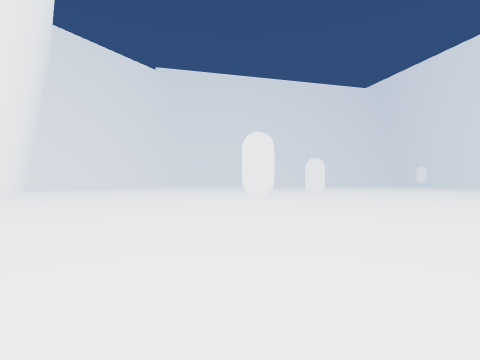
View 1 (above)

22 first-person views from a walk through a Unity game level. The camera is 1.2 m above the floor, looks level and sees 85° across. The floor is counted in squares, 2 m on a side. Each view is taken from the middle of a square. On the plan, view 1 faces up. The plan holds only what a view shows up to about 9 squares ahead; the rest is blank. The place goes on beyond the plan. The player is left out.

View 2
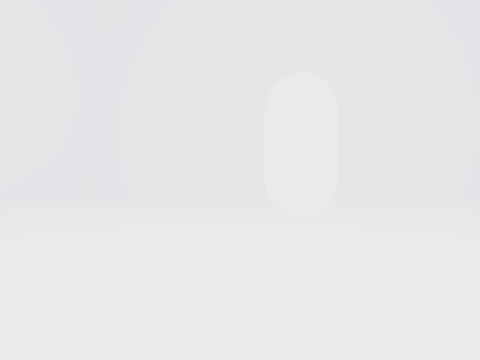

View 3
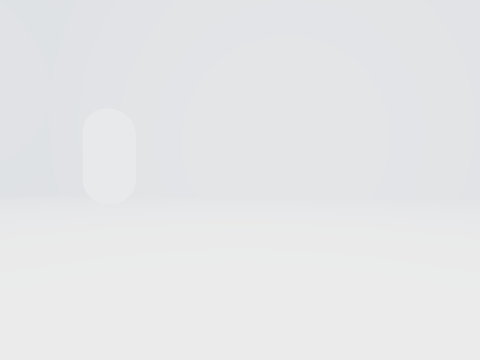

View 4
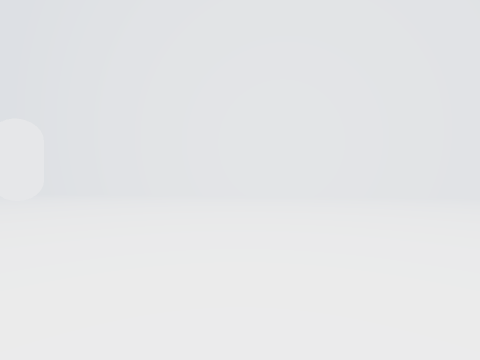

View 5
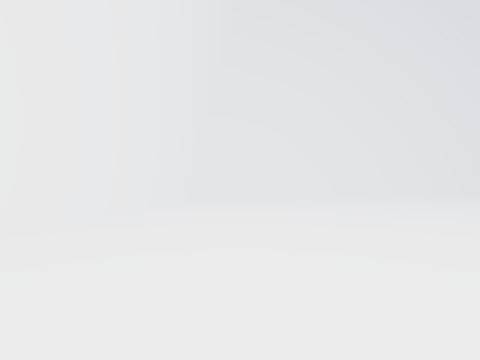

View 6
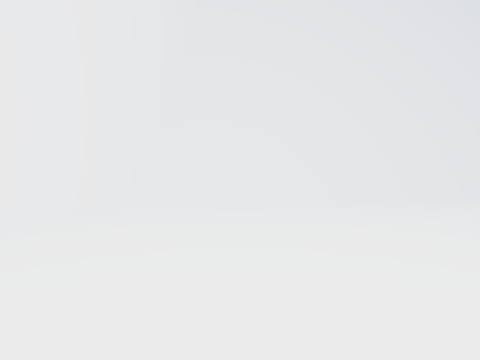

View 7
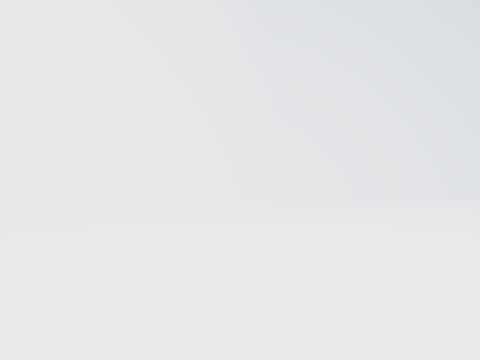

View 8
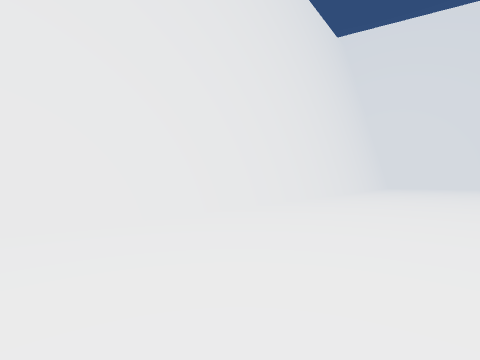

View 9
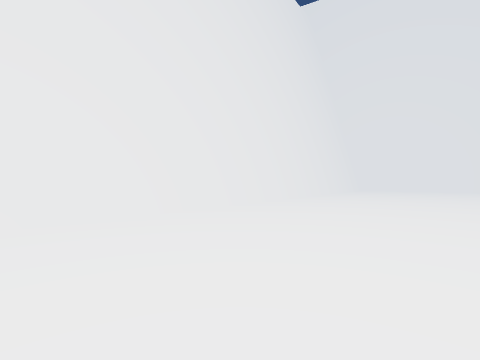

View 10
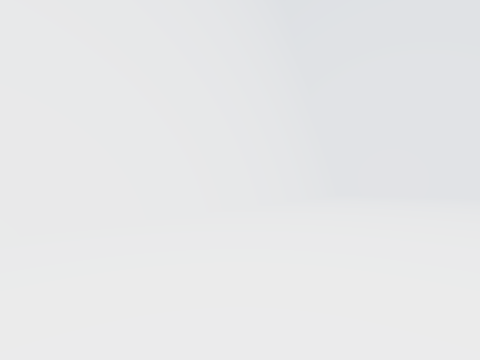

View 11
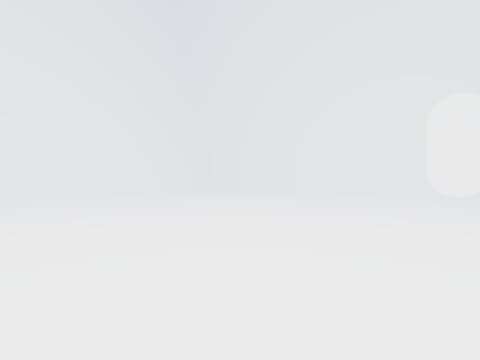

View 12
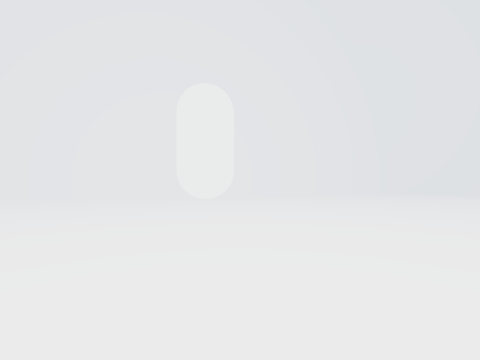

View 13
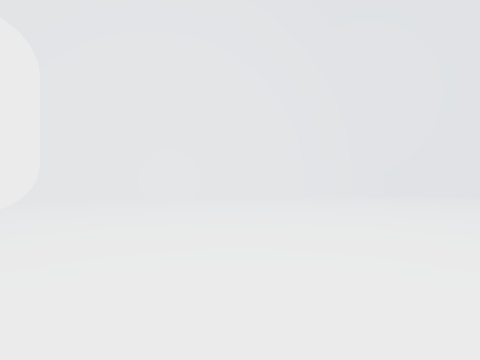

View 14
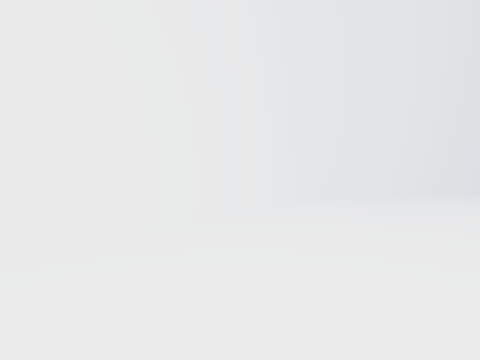

View 15
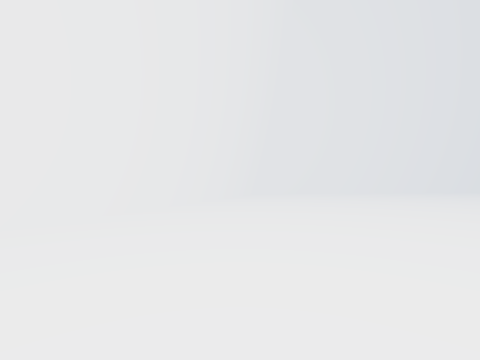

View 16
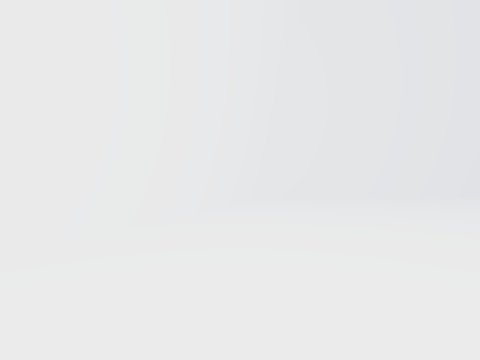

View 17
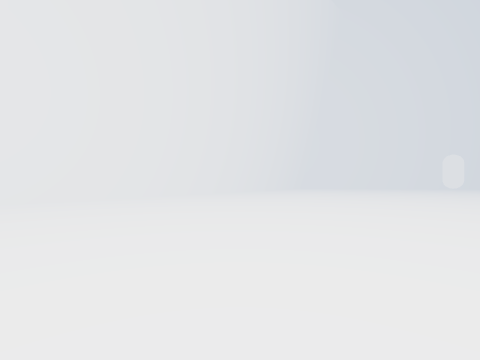

View 18
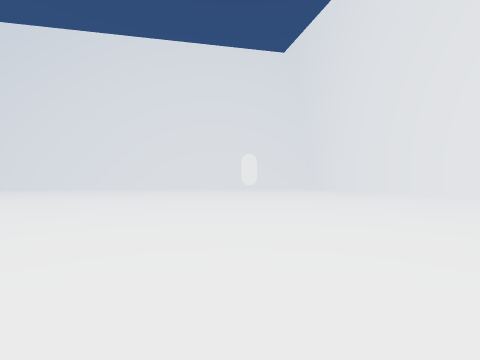

View 19
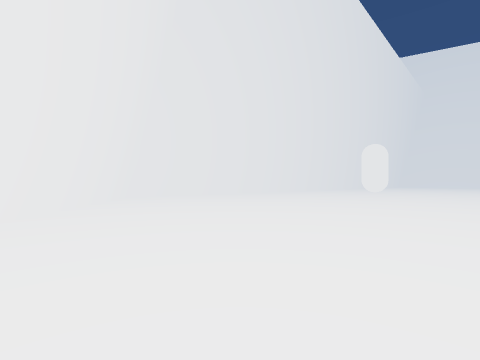

View 20
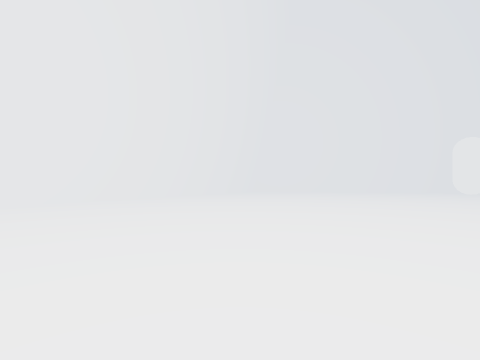

View 21
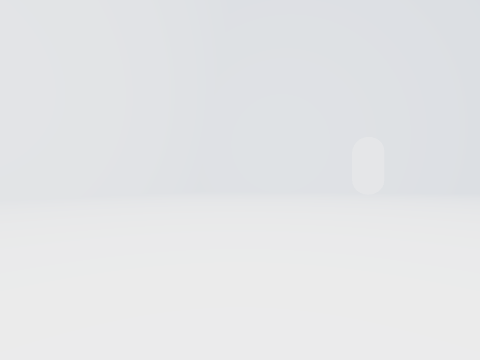

View 22
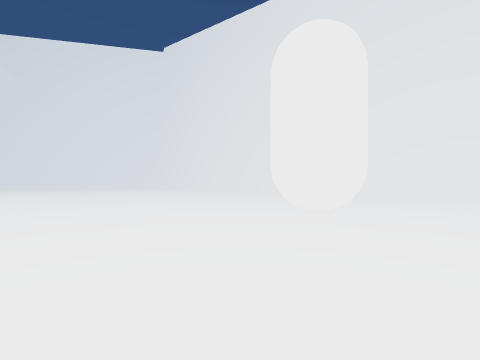

### Floor plan
Points are (right, up) in squares from view 1. A wall is a line through its corners. A room is listed if a view was taken in it or the views show most of it. See-through windows are left out.
Room 1 (views 1, 2, 3, 4, 5, 6, 7, 8, 9, 10, 11, 12, 13, 14, 15, 16, 17, 18, 19, 20, 21, 22)
walls: (-3.2, 2.9) (0.2, -1.7) (16.2, -0.1) (20.2, 9.4); (20.3, 9.1) (16.4, 23.3); (14.3, 25.5) (-5.2, 23.6) (-12.1, 14.9) (-4.4, 4.5)
objects: other object (0, 6); other object (11, 16)

Where each view was taken, in squares from view 1:
view 1: 0 up, 0 right, facing up
view 2: 8 up, 3 right, facing down-left
view 3: 11 up, 2 right, facing down-left
view 4: 13 up, 1 right, facing down-left
view 5: 10 up, 5 left, facing up-left
view 6: 12 up, 6 left, facing up-left
view 7: 15 up, 7 left, facing up
view 8: 20 up, 4 left, facing up-right
view 9: 20 up, 1 right, facing up-right
view 10: 21 up, 6 right, facing up-right
view 11: 16 up, 8 right, facing up-right
view 12: 16 up, 9 right, facing right
view 13: 15 up, 10 right, facing right
view 14: 16 up, 16 right, facing down-right
view 15: 11 up, 17 right, facing down
view 16: 8 up, 17 right, facing down
view 17: 8 up, 16 right, facing down-left
view 18: 8 up, 11 right, facing up
view 19: 2 up, 9 right, facing left
view 20: 7 up, 10 right, facing down-left
view 21: 9 up, 8 right, facing down-left
view 22: 15 up, 12 right, facing up-left
